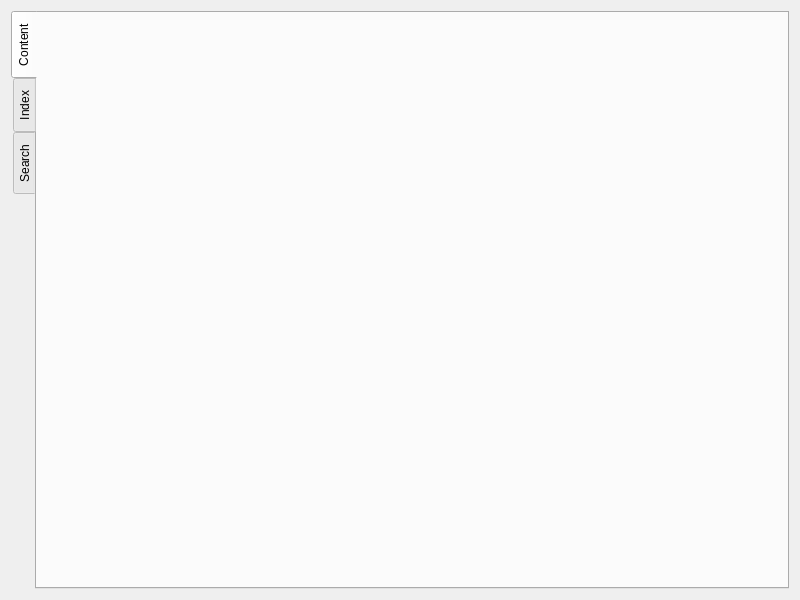
<?xml version="1.0" encoding="UTF-8"?>
<ui version="4.0">
 <class>Dialog_Help</class>
 <widget class="QDialog" name="Dialog_Help">
  <property name="geometry">
   <rect>
    <x>0</x>
    <y>0</y>
    <width>800</width>
    <height>600</height>
   </rect>
  </property>
  <property name="minimumSize">
   <size>
    <width>640</width>
    <height>480</height>
   </size>
  </property>
  <property name="windowTitle">
   <string>Help</string>
  </property>
  <property name="windowIcon">
   <iconset resource="../obpm.qrc">
    <normaloff>:/png/png/help.png</normaloff>:/png/png/help.png</iconset>
  </property>
  <layout class="QHBoxLayout" name="horizontalLayout">
   <item>
    <widget class="QSplitter" name="splitter">
     <property name="orientation">
      <enum>Qt::Horizontal</enum>
     </property>
     <widget class="QTabWidget" name="tabWidget">
      <property name="tabPosition">
       <enum>QTabWidget::West</enum>
      </property>
      <property name="currentIndex">
       <number>0</number>
      </property>
      <widget class="QWidget" name="tab_content">
       <attribute name="icon">
        <iconset resource="../obpm.qrc">
         <normaloff>:/png/png/help-content.png</normaloff>:/png/png/help-content.png</iconset>
       </attribute>
       <attribute name="title">
        <string>Content</string>
       </attribute>
       <layout class="QVBoxLayout" name="verticalLayout_4">
        <item>
         <layout class="QVBoxLayout" name="verticalLayout_content"/>
        </item>
       </layout>
      </widget>
      <widget class="QWidget" name="tab_index">
       <attribute name="icon">
        <iconset resource="../obpm.qrc">
         <normaloff>:/png/png/help-index.png</normaloff>:/png/png/help-index.png</iconset>
       </attribute>
       <attribute name="title">
        <string>Index</string>
       </attribute>
       <layout class="QVBoxLayout" name="verticalLayout_6">
        <item>
         <layout class="QVBoxLayout" name="verticalLayout_index"/>
        </item>
       </layout>
      </widget>
      <widget class="QWidget" name="tab_search">
       <attribute name="icon">
        <iconset resource="../obpm.qrc">
         <normaloff>:/png/png/help-search.png</normaloff>:/png/png/help-search.png</iconset>
       </attribute>
       <attribute name="title">
        <string>Search</string>
       </attribute>
       <layout class="QVBoxLayout" name="verticalLayout_2">
        <item>
         <layout class="QVBoxLayout" name="verticalLayout_search"/>
        </item>
       </layout>
      </widget>
     </widget>
    </widget>
   </item>
  </layout>
 </widget>
 <resources>
  <include location="../obpm.qrc"/>
 </resources>
 <connections/>
</ui>
